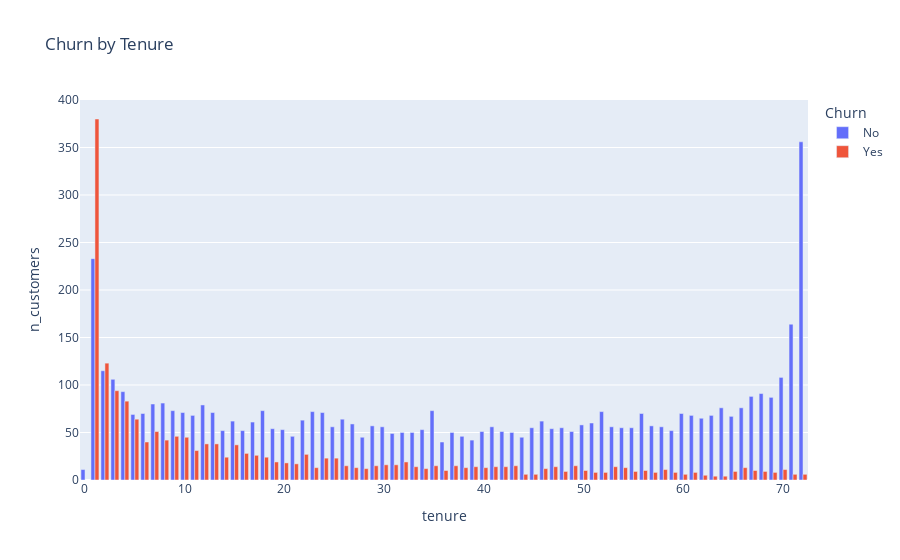

Notebook cell for this chart:
### Code cell
px.bar(df[['tenure', 'Churn', 'customerID']].groupby(['tenure', 'Churn']).count().reset_index().rename({'customerID': 'n_customers'}, axis=1), x='tenure', y='n_customers', color='Churn', barmode='group', title='Churn by Tenure')

### Figure 1 — Plotly figure (JSON) as saved in the notebook; plotly's stock layout.template omitted (floating-point values rounded to 4 significant figures)
{"data": [{"alignmentgroup": "True", "hovertemplate": "Churn=No<br>tenure=%{x}<br>n_customers=%{y}<extra></extra>", "legendgroup": "No", "marker": {"color": "#636efa", "pattern": {"shape": ""}}, "name": "No", "offsetgroup": "No", "orientation": "v", "showlegend": true, "textposition": "auto", "x": [0, 1, 2, 3, 4, 5, 6, 7, 8, 9, 10, 11, 12, 13, 14, 15, 16, 17, 18, 19, 20, 21, 22, 23, 24, 25, 26, 27, 28, 29, 30, 31, 32, 33, 34, 35, 36, 37, 38, 39, 40, 41, 42, 43, 44, 45, 46, 47, 48, 49, 50, 51, 52, 53, 54, 55, 56, 57, 58, 59, 60, 61, 62, 63, 64, 65, 66, 67, 68, 69, 70, 71, 72], "xaxis": "x", "y": [11, 233, 115, 106, 93, 69, 70, 80, 81, 73, 71, 68, 79, 71, 52, 62, 52, 61, 73, 54, 53, 46, 63, 72, 71, 56, 64, 59, 45, 57, 56, 49, 50, 50, 53, 73, 40, 50, 46, 42, 51, 56, 51, 50, 45, 55, 62, 54, 55, 51, 58, 60, 72, 56, 55, 55, 70, 57, 56, 52, 70, 68, 65, 68, 76, 67, 76, 88, 91, 87, 108, 164, 356], "yaxis": "y", "type": "bar"}, {"alignmentgroup": "True", "hovertemplate": "Churn=Yes<br>tenure=%{x}<br>n_customers=%{y}<extra></extra>", "legendgroup": "Yes", "marker": {"color": "#EF553B", "pattern": {"shape": ""}}, "name": "Yes", "offsetgroup": "Yes", "orientation": "v", "showlegend": true, "textposition": "auto", "x": [1, 2, 3, 4, 5, 6, 7, 8, 9, 10, 11, 12, 13, 14, 15, 16, 17, 18, 19, 20, 21, 22, 23, 24, 25, 26, 27, 28, 29, 30, 31, 32, 33, 34, 35, 36, 37, 38, 39, 40, 41, 42, 43, 44, 45, 46, 47, 48, 49, 50, 51, 52, 53, 54, 55, 56, 57, 58, 59, 60, 61, 62, 63, 64, 65, 66, 67, 68, 69, 70, 71, 72], "xaxis": "x", "y": [380, 123, 94, 83, 64, 40, 51, 42, 46, 45, 31, 38, 38, 24, 37, 28, 26, 24, 19, 18, 17, 27, 13, 23, 23, 15, 13, 12, 15, 16, 16, 19, 14, 12, 15, 10, 15, 13, 14, 13, 14, 14, 15, 6, 6, 12, 14, 9, 15, 10, 8, 8, 14, 13, 9, 10, 8, 11, 8, 6, 8, 5, 4, 4, 9, 13, 10, 9, 8, 11, 6, 6], "yaxis": "y", "type": "bar"}], "layout": {"xaxis": {"anchor": "y", "domain": [0.0, 1.0], "title": {"text": "tenure"}}, "yaxis": {"anchor": "x", "domain": [0.0, 1.0], "title": {"text": "n_customers"}}, "legend": {"title": {"text": "Churn"}, "tracegroupgap": 0}, "title": {"text": "Churn by Tenure"}, "barmode": "group"}}
